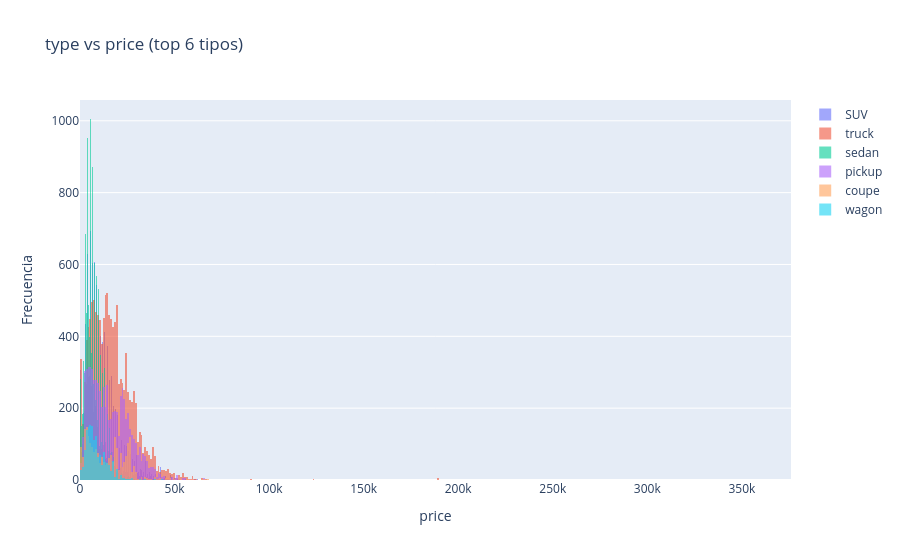

Here is the notebook cell this chart was saved with:
### Code cell
top_types = type_count_df['type'].head(6).tolist()

fig_type_vs_price = go.Figure()
for car_type in top_types:
    type_prices = df_clean.loc[df_clean['type'] == car_type, 'price']
    fig_type_vs_price.add_trace(
        go.Histogram(x=type_prices, name=car_type, opacity=0.6)
    )

fig_type_vs_price.update_layout(
    title='type vs price (top 6 tipos)',
    xaxis_title='price',
    yaxis_title='Frecuencia',
    barmode='overlay'
)
fig_type_vs_price.show()

### Figure 1 — Plotly figure (JSON) as saved in the notebook; plotly's stock layout.template omitted (floating-point values rounded to 4 significant figures; data arrays with more than 128 entries replaced by an {"elided": "..."} marker saying what was removed)
{"data": [{"name": "SUV", "opacity": 0.6, "type": "histogram", "x": {"elided": "12405 int values"}}, {"name": "truck", "opacity": 0.6, "type": "histogram", "x": {"elided": "12353 int values"}}, {"name": "sedan", "opacity": 0.6, "type": "histogram", "x": {"elided": "12154 int values"}}, {"name": "pickup", "opacity": 0.6, "type": "histogram", "x": {"elided": "6988 int values"}}, {"name": "coupe", "opacity": 0.6, "type": "histogram", "x": {"elided": "2303 int values"}}, {"name": "wagon", "opacity": 0.6, "type": "histogram", "x": {"elided": "1541 int values"}}], "layout": {"barmode": "overlay", "title": {"text": "type vs price (top 6 tipos)"}, "xaxis": {"title": {"text": "price"}}, "yaxis": {"title": {"text": "Frecuencia"}}}}
